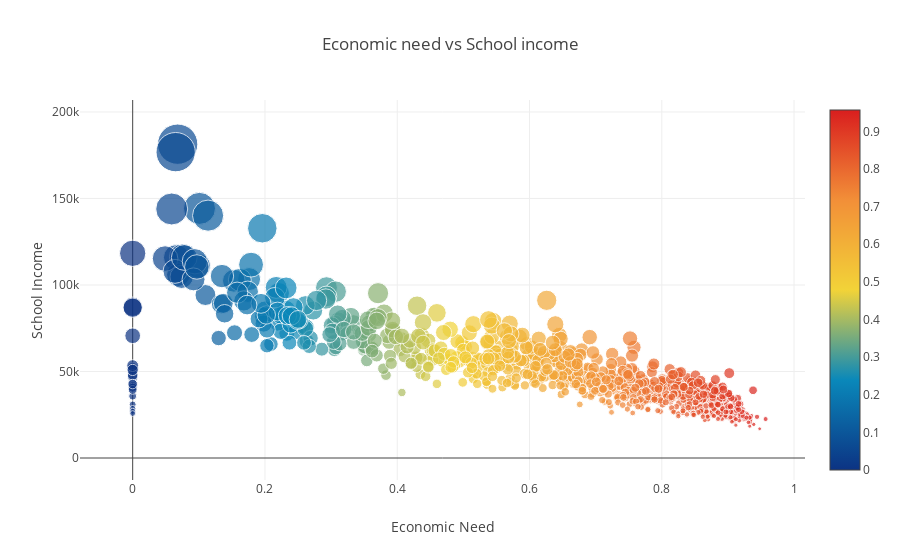

Notebook code cell kept with this figure:
### Code cell
data = [
    {
        'x': df["Economic Need Index"],
        'y': df["School Income Estimate"],
        'text': df["School Name"],
        'mode': 'markers',
        'marker': {
            'color': df["Economic Need Index"],
            'size': df["School Income Estimate"]/4500,
            'showscale': True,
            'colorscale':'Portland'
        }
    }
]

layout= go.Layout(
    title= 'Economic need vs School income',
    xaxis= dict(
        title= 'Economic Need'
    ),
    yaxis=dict(
        title='School Income'
    )
)
fig = go.Figure(data=data, layout=layout)
iplot(fig, filename='scatter_hover_labels')

### Figure 1 — Plotly figure (JSON) as saved in the notebook; plotly's stock layout.template omitted (floating-point values rounded to 4 significant figures; data arrays with more than 128 entries replaced by an {"elided": "..."} marker saying what was removed)
{"data": [{"marker": {"color": {"elided": "1272 float values"}, "colorscale": "Portland", "showscale": true, "size": {"elided": "1272 float values"}}, "mode": "markers", "text": {"elided": "1272 str values"}, "type": "scatter", "uid": "693f7783-0753-45b9-bffe-d90b67e975fa", "x": {"elided": "1272 float values"}, "y": {"elided": "1272 float values"}}], "layout": {"title": {"text": "Economic need vs School income"}, "xaxis": {"title": {"text": "Economic Need"}}, "yaxis": {"title": {"text": "School Income"}}}}
